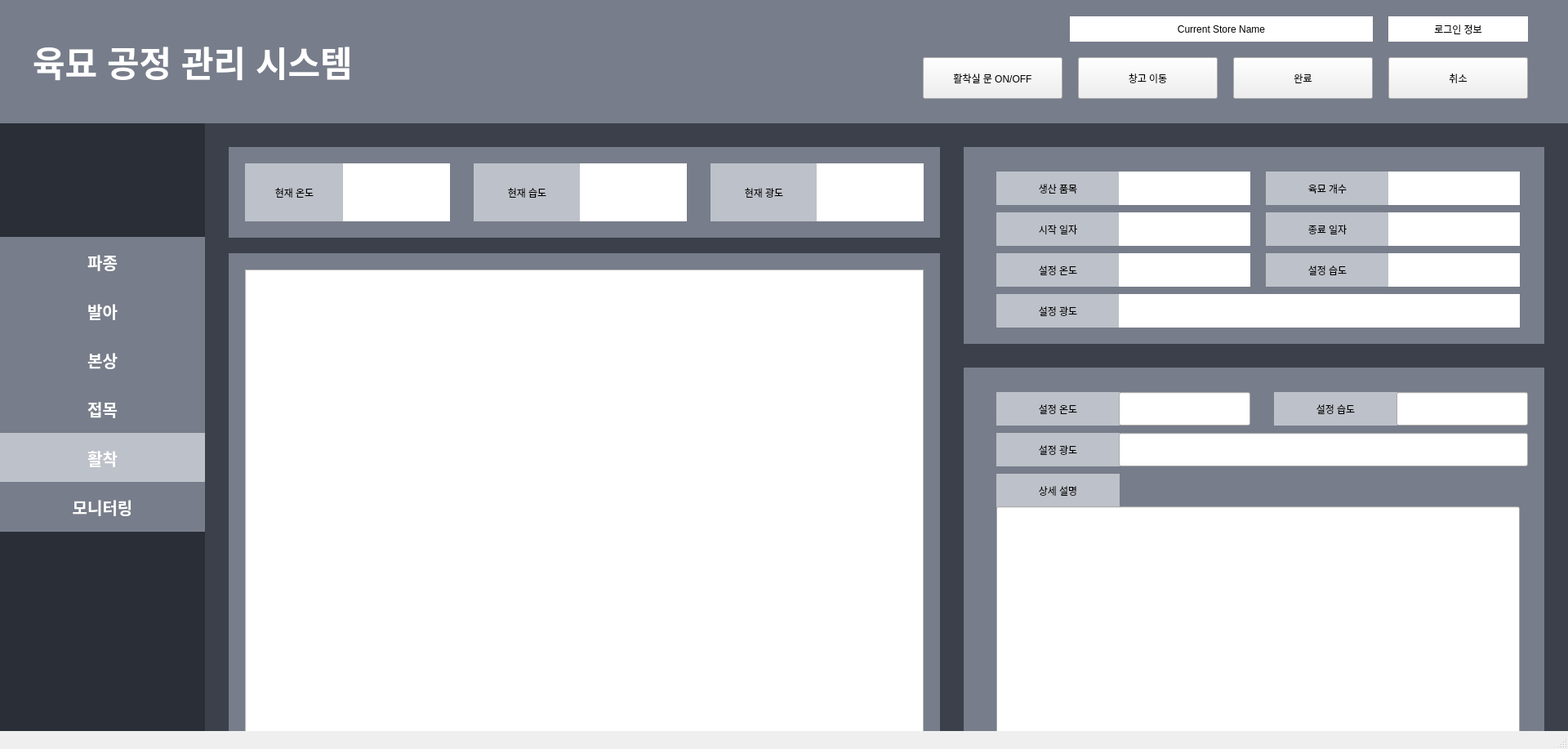
<?xml version="1.0" encoding="UTF-8"?>
<ui version="4.0">
 <class>MainWindow</class>
 <widget class="QMainWindow" name="MainWindow">
  <property name="geometry">
   <rect>
    <x>0</x>
    <y>0</y>
    <width>1920</width>
    <height>917</height>
   </rect>
  </property>
  <property name="windowTitle">
   <string>MainWindow</string>
  </property>
  <widget class="QWidget" name="centralwidget">
   <widget class="QLabel" name="background_label">
    <property name="geometry">
     <rect>
      <x>90</x>
      <y>0</y>
      <width>1831</width>
      <height>1081</height>
     </rect>
    </property>
    <property name="styleSheet">
     <string notr="true">background-color: #3B404B;</string>
    </property>
    <property name="text">
     <string/>
    </property>
   </widget>
   <widget class="QLabel" name="sidebarBackgroundLabel">
    <property name="geometry">
     <rect>
      <x>0</x>
      <y>150</y>
      <width>251</width>
      <height>921</height>
     </rect>
    </property>
    <property name="styleSheet">
     <string notr="true">background-color: #2A2E36;</string>
    </property>
    <property name="text">
     <string/>
    </property>
   </widget>
   <widget class="QLabel" name="upperBarLabel">
    <property name="geometry">
     <rect>
      <x>0</x>
      <y>0</y>
      <width>1921</width>
      <height>151</height>
     </rect>
    </property>
    <property name="styleSheet">
     <string notr="true">background-color: #777D8A;</string>
    </property>
    <property name="text">
     <string/>
    </property>
   </widget>
   <widget class="QLabel" name="contentBackgroundLabel">
    <property name="geometry">
     <rect>
      <x>280</x>
      <y>180</y>
      <width>871</width>
      <height>111</height>
     </rect>
    </property>
    <property name="styleSheet">
     <string notr="true">background-color: #777D8A;</string>
    </property>
    <property name="text">
     <string/>
    </property>
   </widget>
   <widget class="QLabel" name="contentBackgroundLabel_2">
    <property name="geometry">
     <rect>
      <x>1180</x>
      <y>180</y>
      <width>711</width>
      <height>241</height>
     </rect>
    </property>
    <property name="styleSheet">
     <string notr="true">background-color: #777D8A;</string>
    </property>
    <property name="text">
     <string/>
    </property>
   </widget>
   <widget class="QLabel" name="loginStatusLabel">
    <property name="geometry">
     <rect>
      <x>1700</x>
      <y>20</y>
      <width>171</width>
      <height>31</height>
     </rect>
    </property>
    <property name="styleSheet">
     <string notr="true">background-color: white;</string>
    </property>
    <property name="text">
     <string>로그인 정보</string>
    </property>
    <property name="alignment">
     <set>Qt::AlignCenter</set>
    </property>
   </widget>
   <widget class="QLabel" name="sowingButtonLabel">
    <property name="geometry">
     <rect>
      <x>0</x>
      <y>290</y>
      <width>251</width>
      <height>61</height>
     </rect>
    </property>
    <property name="font">
     <font>
      <pointsize>15</pointsize>
      <weight>75</weight>
      <bold>true</bold>
     </font>
    </property>
    <property name="styleSheet">
     <string notr="true">background-color: #777D8A;
color: white;
border: 0.4em inset  #3B404B;</string>
    </property>
    <property name="text">
     <string>파종</string>
    </property>
    <property name="alignment">
     <set>Qt::AlignCenter</set>
    </property>
   </widget>
   <widget class="QLabel" name="buddingButtonLabel">
    <property name="geometry">
     <rect>
      <x>0</x>
      <y>350</y>
      <width>251</width>
      <height>61</height>
     </rect>
    </property>
    <property name="font">
     <font>
      <pointsize>15</pointsize>
      <weight>75</weight>
      <bold>true</bold>
     </font>
    </property>
    <property name="styleSheet">
     <string notr="true">background-color: #777D8A;
color: white;
border: 0.4em inset  #3B404B;</string>
    </property>
    <property name="text">
     <string>발아</string>
    </property>
    <property name="alignment">
     <set>Qt::AlignCenter</set>
    </property>
   </widget>
   <widget class="QLabel" name="raisingButtonLabel">
    <property name="geometry">
     <rect>
      <x>0</x>
      <y>410</y>
      <width>251</width>
      <height>61</height>
     </rect>
    </property>
    <property name="font">
     <font>
      <pointsize>15</pointsize>
      <weight>75</weight>
      <bold>true</bold>
     </font>
    </property>
    <property name="styleSheet">
     <string notr="true">background-color: #777D8A;
color: white;
border: 0.4em inset  #3B404B;</string>
    </property>
    <property name="text">
     <string>본상</string>
    </property>
    <property name="alignment">
     <set>Qt::AlignCenter</set>
    </property>
   </widget>
   <widget class="QLabel" name="graftingButtonLabel">
    <property name="geometry">
     <rect>
      <x>0</x>
      <y>470</y>
      <width>251</width>
      <height>61</height>
     </rect>
    </property>
    <property name="font">
     <font>
      <pointsize>15</pointsize>
      <weight>75</weight>
      <bold>true</bold>
     </font>
    </property>
    <property name="styleSheet">
     <string notr="true">background-color: #777D8A;
color: white;
border: 0.4em inset  #3B404B;</string>
    </property>
    <property name="text">
     <string>접목</string>
    </property>
    <property name="alignment">
     <set>Qt::AlignCenter</set>
    </property>
   </widget>
   <widget class="QLabel" name="takingButtonLabel">
    <property name="geometry">
     <rect>
      <x>0</x>
      <y>530</y>
      <width>251</width>
      <height>61</height>
     </rect>
    </property>
    <property name="font">
     <font>
      <pointsize>15</pointsize>
      <weight>75</weight>
      <bold>true</bold>
     </font>
    </property>
    <property name="styleSheet">
     <string notr="true">background-color: #BDC1C9;
color: white;
border: 0.4em inset  #3B404B;</string>
    </property>
    <property name="text">
     <string>활착</string>
    </property>
    <property name="alignment">
     <set>Qt::AlignCenter</set>
    </property>
   </widget>
   <widget class="QLabel" name="monitoringButtonLabel">
    <property name="geometry">
     <rect>
      <x>0</x>
      <y>590</y>
      <width>251</width>
      <height>61</height>
     </rect>
    </property>
    <property name="font">
     <font>
      <pointsize>15</pointsize>
      <weight>75</weight>
      <bold>true</bold>
     </font>
    </property>
    <property name="styleSheet">
     <string notr="true">background-color: #777D8A;
color: white;
border: 0.4em inset  #3B404B;</string>
    </property>
    <property name="text">
     <string>모니터링</string>
    </property>
    <property name="alignment">
     <set>Qt::AlignCenter</set>
    </property>
   </widget>
   <widget class="QLabel" name="contentBackgroundLabel_3">
    <property name="geometry">
     <rect>
      <x>280</x>
      <y>310</y>
      <width>871</width>
      <height>721</height>
     </rect>
    </property>
    <property name="styleSheet">
     <string notr="true">background-color: #777D8A;</string>
    </property>
    <property name="text">
     <string/>
    </property>
   </widget>
   <widget class="QTableView" name="presentJobTableView">
    <property name="geometry">
     <rect>
      <x>300</x>
      <y>330</y>
      <width>831</width>
      <height>681</height>
     </rect>
    </property>
    <property name="styleSheet">
     <string notr="true">overflow-y: scroll;</string>
    </property>
    <attribute name="horizontalHeaderVisible">
     <bool>false</bool>
    </attribute>
    <attribute name="horizontalHeaderCascadingSectionResizes">
     <bool>true</bool>
    </attribute>
   </widget>
   <widget class="QLabel" name="guideInfoLabel">
    <property name="geometry">
     <rect>
      <x>1220</x>
      <y>210</y>
      <width>151</width>
      <height>41</height>
     </rect>
    </property>
    <property name="styleSheet">
     <string notr="true">background-color: #BDC1C9;</string>
    </property>
    <property name="text">
     <string>생산 품목</string>
    </property>
    <property name="alignment">
     <set>Qt::AlignCenter</set>
    </property>
   </widget>
   <widget class="QLabel" name="guideInfoInputLabel">
    <property name="geometry">
     <rect>
      <x>1370</x>
      <y>210</y>
      <width>161</width>
      <height>41</height>
     </rect>
    </property>
    <property name="styleSheet">
     <string notr="true">background-color: white;</string>
    </property>
    <property name="text">
     <string/>
    </property>
    <property name="alignment">
     <set>Qt::AlignCenter</set>
    </property>
   </widget>
   <widget class="QLabel" name="guideInfoLabel_2">
    <property name="geometry">
     <rect>
      <x>1550</x>
      <y>210</y>
      <width>151</width>
      <height>41</height>
     </rect>
    </property>
    <property name="styleSheet">
     <string notr="true">background-color: #BDC1C9;</string>
    </property>
    <property name="text">
     <string>육묘 개수</string>
    </property>
    <property name="alignment">
     <set>Qt::AlignCenter</set>
    </property>
   </widget>
   <widget class="QLabel" name="guideInfoInputLabel_2">
    <property name="geometry">
     <rect>
      <x>1700</x>
      <y>210</y>
      <width>161</width>
      <height>41</height>
     </rect>
    </property>
    <property name="styleSheet">
     <string notr="true">background-color: white;</string>
    </property>
    <property name="text">
     <string/>
    </property>
    <property name="alignment">
     <set>Qt::AlignCenter</set>
    </property>
   </widget>
   <widget class="QLabel" name="guideInfoLabel_3">
    <property name="geometry">
     <rect>
      <x>1220</x>
      <y>260</y>
      <width>151</width>
      <height>41</height>
     </rect>
    </property>
    <property name="styleSheet">
     <string notr="true">background-color: #BDC1C9;</string>
    </property>
    <property name="text">
     <string>시작 일자</string>
    </property>
    <property name="alignment">
     <set>Qt::AlignCenter</set>
    </property>
   </widget>
   <widget class="QLabel" name="guideInfoInputLabel_3">
    <property name="geometry">
     <rect>
      <x>1370</x>
      <y>260</y>
      <width>161</width>
      <height>41</height>
     </rect>
    </property>
    <property name="styleSheet">
     <string notr="true">background-color: white;</string>
    </property>
    <property name="text">
     <string/>
    </property>
    <property name="alignment">
     <set>Qt::AlignCenter</set>
    </property>
   </widget>
   <widget class="QLabel" name="guideInfoLabel_4">
    <property name="geometry">
     <rect>
      <x>1550</x>
      <y>260</y>
      <width>151</width>
      <height>41</height>
     </rect>
    </property>
    <property name="styleSheet">
     <string notr="true">background-color: #BDC1C9;</string>
    </property>
    <property name="text">
     <string>종료 일자</string>
    </property>
    <property name="alignment">
     <set>Qt::AlignCenter</set>
    </property>
   </widget>
   <widget class="QLabel" name="guideInfoInputLabel_4">
    <property name="geometry">
     <rect>
      <x>1700</x>
      <y>260</y>
      <width>161</width>
      <height>41</height>
     </rect>
    </property>
    <property name="styleSheet">
     <string notr="true">background-color: white;</string>
    </property>
    <property name="text">
     <string/>
    </property>
    <property name="alignment">
     <set>Qt::AlignCenter</set>
    </property>
   </widget>
   <widget class="QLabel" name="guideInfoLabel_5">
    <property name="geometry">
     <rect>
      <x>1220</x>
      <y>310</y>
      <width>151</width>
      <height>41</height>
     </rect>
    </property>
    <property name="styleSheet">
     <string notr="true">background-color: #BDC1C9;</string>
    </property>
    <property name="text">
     <string>설정 온도</string>
    </property>
    <property name="alignment">
     <set>Qt::AlignCenter</set>
    </property>
   </widget>
   <widget class="QLabel" name="guideInfoInputLabel_5">
    <property name="geometry">
     <rect>
      <x>1370</x>
      <y>310</y>
      <width>161</width>
      <height>41</height>
     </rect>
    </property>
    <property name="styleSheet">
     <string notr="true">background-color: white;</string>
    </property>
    <property name="text">
     <string/>
    </property>
    <property name="alignment">
     <set>Qt::AlignCenter</set>
    </property>
   </widget>
   <widget class="QLabel" name="guideInfoLabel_6">
    <property name="geometry">
     <rect>
      <x>1550</x>
      <y>310</y>
      <width>151</width>
      <height>41</height>
     </rect>
    </property>
    <property name="styleSheet">
     <string notr="true">background-color: #BDC1C9;</string>
    </property>
    <property name="text">
     <string>설정 습도</string>
    </property>
    <property name="alignment">
     <set>Qt::AlignCenter</set>
    </property>
   </widget>
   <widget class="QLabel" name="guideInfoInputLabel_6">
    <property name="geometry">
     <rect>
      <x>1700</x>
      <y>310</y>
      <width>161</width>
      <height>41</height>
     </rect>
    </property>
    <property name="styleSheet">
     <string notr="true">background-color: white;</string>
    </property>
    <property name="text">
     <string/>
    </property>
    <property name="alignment">
     <set>Qt::AlignCenter</set>
    </property>
   </widget>
   <widget class="QLabel" name="contentBackgroundLabel_4">
    <property name="geometry">
     <rect>
      <x>1180</x>
      <y>450</y>
      <width>711</width>
      <height>581</height>
     </rect>
    </property>
    <property name="styleSheet">
     <string notr="true">background-color: #777D8A;</string>
    </property>
    <property name="text">
     <string/>
    </property>
   </widget>
   <widget class="QLabel" name="InfoLabel">
    <property name="geometry">
     <rect>
      <x>1220</x>
      <y>480</y>
      <width>151</width>
      <height>41</height>
     </rect>
    </property>
    <property name="styleSheet">
     <string notr="true">background-color: #BDC1C9;</string>
    </property>
    <property name="text">
     <string>설정 온도</string>
    </property>
    <property name="alignment">
     <set>Qt::AlignCenter</set>
    </property>
   </widget>
   <widget class="QLabel" name="InfoLabel_2">
    <property name="geometry">
     <rect>
      <x>1560</x>
      <y>480</y>
      <width>151</width>
      <height>41</height>
     </rect>
    </property>
    <property name="styleSheet">
     <string notr="true">background-color: #BDC1C9;</string>
    </property>
    <property name="text">
     <string>설정 습도</string>
    </property>
    <property name="alignment">
     <set>Qt::AlignCenter</set>
    </property>
   </widget>
   <widget class="QLabel" name="InfoLabel_4">
    <property name="geometry">
     <rect>
      <x>1220</x>
      <y>580</y>
      <width>151</width>
      <height>41</height>
     </rect>
    </property>
    <property name="styleSheet">
     <string notr="true">background-color: #BDC1C9;</string>
    </property>
    <property name="text">
     <string>상세 설명</string>
    </property>
    <property name="alignment">
     <set>Qt::AlignCenter</set>
    </property>
   </widget>
   <widget class="QPushButton" name="clearPushButton">
    <property name="geometry">
     <rect>
      <x>1510</x>
      <y>70</y>
      <width>171</width>
      <height>51</height>
     </rect>
    </property>
    <property name="text">
     <string>완료</string>
    </property>
   </widget>
   <widget class="QPushButton" name="cancelPushButton">
    <property name="geometry">
     <rect>
      <x>1700</x>
      <y>70</y>
      <width>171</width>
      <height>51</height>
     </rect>
    </property>
    <property name="text">
     <string>취소</string>
    </property>
   </widget>
   <widget class="QLabel" name="titleLabel">
    <property name="geometry">
     <rect>
      <x>40</x>
      <y>40</y>
      <width>531</width>
      <height>71</height>
     </rect>
    </property>
    <property name="font">
     <font>
      <pointsize>32</pointsize>
      <weight>75</weight>
      <bold>true</bold>
     </font>
    </property>
    <property name="styleSheet">
     <string notr="true">color: white;</string>
    </property>
    <property name="text">
     <string>육묘 공정 관리 시스템</string>
    </property>
   </widget>
   <widget class="QLineEdit" name="lineEdit">
    <property name="geometry">
     <rect>
      <x>1370</x>
      <y>480</y>
      <width>161</width>
      <height>41</height>
     </rect>
    </property>
   </widget>
   <widget class="QLineEdit" name="lineEdit_2">
    <property name="geometry">
     <rect>
      <x>1710</x>
      <y>480</y>
      <width>161</width>
      <height>41</height>
     </rect>
    </property>
   </widget>
   <widget class="QLineEdit" name="lineEdit_4">
    <property name="geometry">
     <rect>
      <x>1220</x>
      <y>620</y>
      <width>641</width>
      <height>391</height>
     </rect>
    </property>
    <property name="alignment">
     <set>Qt::AlignLeading|Qt::AlignLeft|Qt::AlignTop</set>
    </property>
   </widget>
   <widget class="QPushButton" name="selectStorePushButton">
    <property name="geometry">
     <rect>
      <x>1320</x>
      <y>70</y>
      <width>171</width>
      <height>51</height>
     </rect>
    </property>
    <property name="text">
     <string>창고 이동</string>
    </property>
   </widget>
   <widget class="QPushButton" name="settingGatePushButton">
    <property name="geometry">
     <rect>
      <x>1130</x>
      <y>70</y>
      <width>171</width>
      <height>51</height>
     </rect>
    </property>
    <property name="text">
     <string>활착실 문 ON/OFF</string>
    </property>
   </widget>
   <widget class="QLabel" name="currentTemperatureLabel">
    <property name="geometry">
     <rect>
      <x>300</x>
      <y>200</y>
      <width>121</width>
      <height>71</height>
     </rect>
    </property>
    <property name="styleSheet">
     <string notr="true">background-color: #BDC1C9;</string>
    </property>
    <property name="text">
     <string>현재 온도</string>
    </property>
    <property name="alignment">
     <set>Qt::AlignCenter</set>
    </property>
   </widget>
   <widget class="QLabel" name="currentHumidityInfoLabel">
    <property name="geometry">
     <rect>
      <x>580</x>
      <y>200</y>
      <width>131</width>
      <height>71</height>
     </rect>
    </property>
    <property name="styleSheet">
     <string notr="true">background-color: #BDC1C9;</string>
    </property>
    <property name="text">
     <string>현재 습도</string>
    </property>
    <property name="alignment">
     <set>Qt::AlignCenter</set>
    </property>
   </widget>
   <widget class="QLabel" name="currentTemperatureInfoInputLabel">
    <property name="geometry">
     <rect>
      <x>420</x>
      <y>200</y>
      <width>131</width>
      <height>71</height>
     </rect>
    </property>
    <property name="styleSheet">
     <string notr="true">background-color: white;</string>
    </property>
    <property name="text">
     <string/>
    </property>
    <property name="alignment">
     <set>Qt::AlignCenter</set>
    </property>
   </widget>
   <widget class="QLabel" name="currentHumidityInfoInputLabel">
    <property name="geometry">
     <rect>
      <x>710</x>
      <y>200</y>
      <width>131</width>
      <height>71</height>
     </rect>
    </property>
    <property name="styleSheet">
     <string notr="true">background-color: white;</string>
    </property>
    <property name="text">
     <string/>
    </property>
    <property name="alignment">
     <set>Qt::AlignCenter</set>
    </property>
   </widget>
   <widget class="QLabel" name="currentStoreInfoInputLabel">
    <property name="geometry">
     <rect>
      <x>1310</x>
      <y>20</y>
      <width>371</width>
      <height>31</height>
     </rect>
    </property>
    <property name="styleSheet">
     <string notr="true">background-color: white;</string>
    </property>
    <property name="text">
     <string>Current Store Name</string>
    </property>
    <property name="alignment">
     <set>Qt::AlignCenter</set>
    </property>
   </widget>
   <widget class="QLabel" name="currentLightInfoLabel">
    <property name="geometry">
     <rect>
      <x>870</x>
      <y>200</y>
      <width>131</width>
      <height>71</height>
     </rect>
    </property>
    <property name="styleSheet">
     <string notr="true">background-color: #BDC1C9;</string>
    </property>
    <property name="text">
     <string>현재 광도</string>
    </property>
    <property name="alignment">
     <set>Qt::AlignCenter</set>
    </property>
   </widget>
   <widget class="QLabel" name="currentLightInfoInputLabel">
    <property name="geometry">
     <rect>
      <x>1000</x>
      <y>200</y>
      <width>131</width>
      <height>71</height>
     </rect>
    </property>
    <property name="styleSheet">
     <string notr="true">background-color: white;</string>
    </property>
    <property name="text">
     <string/>
    </property>
    <property name="alignment">
     <set>Qt::AlignCenter</set>
    </property>
   </widget>
   <widget class="QLabel" name="InfoLabel_3">
    <property name="geometry">
     <rect>
      <x>1220</x>
      <y>530</y>
      <width>151</width>
      <height>41</height>
     </rect>
    </property>
    <property name="styleSheet">
     <string notr="true">background-color: #BDC1C9;</string>
    </property>
    <property name="text">
     <string>설정 광도</string>
    </property>
    <property name="alignment">
     <set>Qt::AlignCenter</set>
    </property>
   </widget>
   <widget class="QLineEdit" name="lineEdit_3">
    <property name="geometry">
     <rect>
      <x>1370</x>
      <y>530</y>
      <width>501</width>
      <height>41</height>
     </rect>
    </property>
   </widget>
   <widget class="QLabel" name="guideInfoLabel_7">
    <property name="geometry">
     <rect>
      <x>1220</x>
      <y>360</y>
      <width>151</width>
      <height>41</height>
     </rect>
    </property>
    <property name="styleSheet">
     <string notr="true">background-color: #BDC1C9;</string>
    </property>
    <property name="text">
     <string>설정 광도</string>
    </property>
    <property name="alignment">
     <set>Qt::AlignCenter</set>
    </property>
   </widget>
   <widget class="QLabel" name="guideInfoInputLabel_7">
    <property name="geometry">
     <rect>
      <x>1370</x>
      <y>360</y>
      <width>491</width>
      <height>41</height>
     </rect>
    </property>
    <property name="styleSheet">
     <string notr="true">background-color: white;</string>
    </property>
    <property name="text">
     <string/>
    </property>
    <property name="alignment">
     <set>Qt::AlignCenter</set>
    </property>
   </widget>
  </widget>
  <widget class="QStatusBar" name="statusbar"/>
 </widget>
 <resources/>
 <connections/>
</ui>
